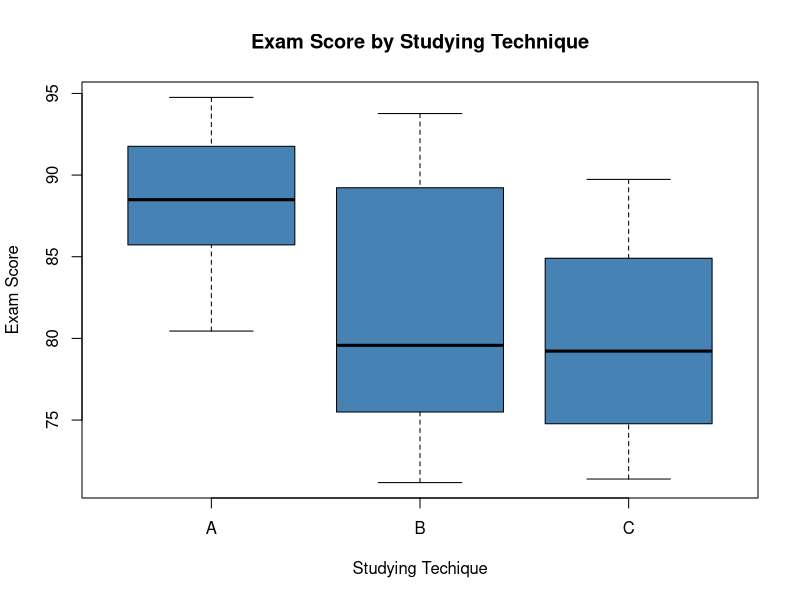
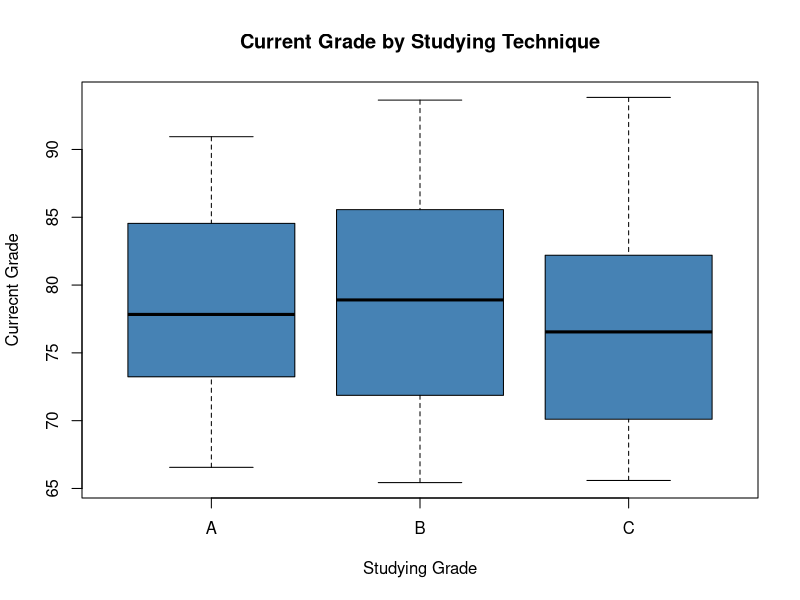

The R source for these figures, in order: (Note: this script raises an error after producing the figures.)
# make this example reproducible 
set.seed(10)

# create dataset
data <- data.frame(technique = rep(c("A", "B", "C"), each = 30),
                   current_grade = runif(90, 65, 95),
                   exam = c(runif(30, 80, 95), runif(30, 70, 95), runif(30, 70, 90)))

# view first lines of dataset
head(data)

# Step 1: Explore the Data
summary(data)

# load dplyr
library("dplyr")

data %>% 
  group_by(technique) %>% 
  summarise(mean_grade = mean(current_grade),
            sd_grade = sd(current_grade),
            mean_exam = mean(exam),
            sd_exam = sd(exam))

# We can also visualize the distribution of exam scores based on
# studying technique by using boxplots:
boxplot(exam ~ technique,
        data = data,
        main = "Exam Score by Studying Technique",
        xlab = "Studying Techique",
        ylab = "Exam Score",
        col = "steelblue",
        border = "black")

# Similarly, we can also use boxplots to visualize the distribution of 
# current grades based on studying technique:
boxplot(current_grade ~ technique,
        data = data,
        main = "Current Grade by Studying Technique",
        xlab = "Studying Grade",
        ylab = "Currecnt Grade",
        col = "steelblue",
        border = "black")

# To verify that the covariate and the treatment are independent,
# we can run an ANOVA using current grade as the response variable
# and studying technique as the predictor variable:

# fit anova model
anova_model <- aov(current_grade ~ technique, data = data)

# view summary of anova model
summary(anova_model)

# to verify that there is homogeneity of variance among the groups,
# we can conduct Levene's Test:

# load car library to cunduct Levene's Test
library(car)

# conduct Levene's Test
leveneTest(exam~technique, data = data)
# load car library
library("car")

# fit ANOVA model
ancova_model <- aov(exam ~ technique + current_grade, data = data)

# view summary of mdoel
Anova(ancova_model, type = "III")

# Step 4: Post Hoc Tests

# load the multcomp library
library(multcomp)

# fit the AVCOVA model
ancova_model <- aov(exam ~ technique + current_grade, data = data)

# define the post hoc comparisons to make 
postHocs <- glht(ancova_model, linfct = mcp(technique = "Tukey"))

# view a summary of the post hoc comparisons
summary(postHocs)

# view the confidence intervals associated with the multiple comparisons
confint(postHocs)
